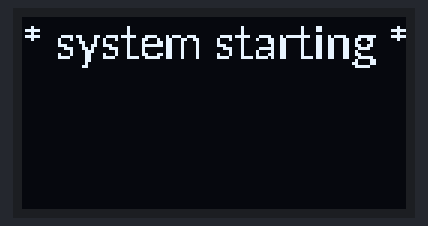
Bench run of a program on a simulated Raspberry Pi (BCM pin numbers). Shown: 128×64 one-colour display. What the program prints to the terminal is not drawn. At 15.6 s the program stops and its outputs stay as they are.

Above: at 0.5 s.

The program:

OLED_test01.py
```python
#!/usr/bin/python
#
# version for RPi-flex_PCB 3WD robot
# OLED_test01.py - simple I2C OLED test routine
#
# command:  python3 /home/pi3wdrobot/OLED_test/OLED_test01.py
#

####################################################################
###   function to clear the OLED screen AND the previous image   ###
####################################################################
def clearOLED(w, h):
    draw.rectangle((0,0,w,h), outline=0, fill=0)
    disp.clear()
    disp.display()
    return()

########################################################
###   function to display text on the OLED screen    ###
########################################################
def OLED_4lines(lin1, lin2, lin3, lin4, screentop, displayfont, dispimage):
    # lin1 to lin4 are text strings where the font is usually Lato-Regular.ttf size 15 or 16

    # Write four lines of text onto the image: need to adjust the 'spacing' for the font size
    # if font size is 15 or 16 the maximum #lines is 4 for the 128 x 64 display
    draw.text((x, top),    lin1,  font=displayfont, fill=255)
    draw.text((x, top+16), lin2,  font=displayfont, fill=255)
    draw.text((x, top+32), lin3,  font=displayfont, fill=255)
    draw.text((x, top+48), lin4,  font=displayfont, fill=255)

    # Display the image.
    disp.image(dispimage)  # set the buffer to the values of the Python Imaging Library (PIL) image
                           # the image should be in 1 bit mode and a size equal to the display size.
    disp.display()         # write the display buffer to the physical display

    return()


#+-+-+-+-+-+-+-+-+-+-+-+-+-+-+-+-+-+-+-+-+-+-+-+-+-+-+-+-+-+-+-+-+-+-+-+-+-+-+-+-+-+-+-+
#
# main code
#
#+-+-+-+-+-+-+-+-+-+-+-+-+-+-+-+-+-+-+-+-+-+-+-+-+-+-+-+-+-+-+-+-+-+-+-+-+-+-+-+-+-+-+-+

import time # Import the Time library
import datetime

###################################
# 128x64 display with hardware I2C:
###################################
import Adafruit_SSD1306  # this is the set of software functions for the display hardware that has to have been previously 'installed'
# import the standard Python Image Library (PIL) modules to draw images
from PIL import Image
from PIL import ImageDraw
from PIL import ImageFont

RST = None     # on the Pi OLED this pin is not used
disp = Adafruit_SSD1306.SSD1306_128_64(rst=RST)   # default OLED display i2c_address=0x3C

# Note you can change the I2C address by passing an i2c_address parameter like:
#   disp = Adafruit_SSD1306.SSD1306_128_64(rst=RST, i2c_address=0x3C)

# Alternatively you can specify an explicit I2C bus number, for example
# with the 128x32 display you would use:
# disp = Adafruit_SSD1306.SSD1306_128_32(rst=RST, i2c_bus=2)
# Initialize library.
disp.begin()

# Clear display.
disp.clear()
disp.display()

# Create blank image for drawing.
# Make sure to create image with mode '1' for 1-bit color.
width = disp.width
height = disp.height
image = Image.new('1', (width, height))

# Use a drawing object to draw on image.
draw = ImageDraw.Draw(image)

# Draw a black filled box to clear the image.
draw.rectangle((0,0,width,height), outline=0, fill=0)

# First define some constants to allow easy resizing of what is put to the display.
padding = -2
top = padding
bottom = height-padding
# Move left to right keeping track of the current x position for drawing shapes.
x = 0

# Load default font - need to use the full path to any designated font other than the default
# note the default font is quite small (size 8)
# font = ImageFont.load_default()

# should be able to use any of the fonts that are usually installed at /usr/share/fonts/
# example using /usr/share/fonts/truetype/lato/Lato-Regular.ttf
font = ImageFont.truetype('/usr/share/fonts/truetype/lato/Lato-Regular.ttf', 16)  # using font size 16

#----------------------------------------------------------------------------
try:
    # create and show start-up text
    clearOLED(width, height)
    line1 = "* system starting *"
    line2 = " "
    line3 = " "
    line4 = " "
    print ("displaying the system starting text")
    clearOLED(width, height)
    OLED_4lines(line1, line2, line3, line4, top, font, image)
    time.sleep(15)   # short pause so that this display stays on a while
    clearOLED(width, height)
except KeyboardInterrupt:
    clearOLED(width, height)
```

Measured:
- what the display in image 0 shows lasts 15.1 s, from 0.5 s to 15.6 s
